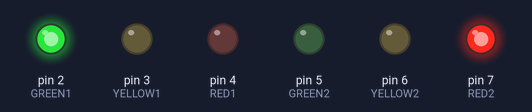
Bench run of a sketch on a simulated Arduino Uno, built with avr-gcc and run on an emulated ATmega328P. On the bench: output pins drawn as LEDs (lit = HIGH).

Above: at 5.0 s.
At 10.5 s:
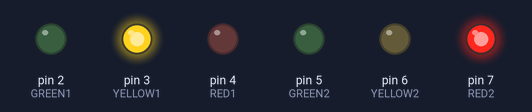
At 15.0 s:
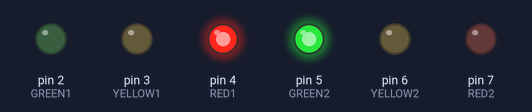
At 19.5 s:
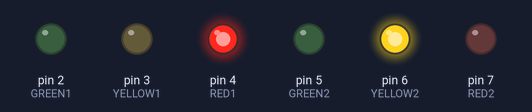
Timing chart, 0 to 26.0 s (numbered marks = the images above):
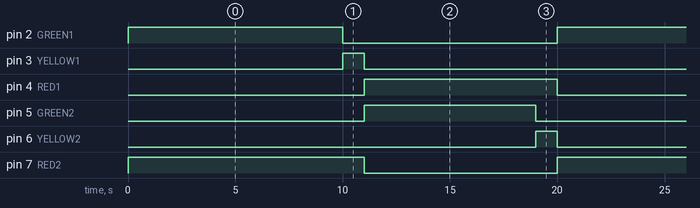

The sketch:

PROG_5.ino
```cpp
//PROGRAM 5
 //Student Number is 10860. Use N = 0 + 2

int GREEN1 = 2;
int YELLOW1 = 3;
int RED1 = 4;

int GREEN2 = 5;
int YELLOW2 = 6;
int RED2 = 7;

void setup() {
    for (int i=2; i<=7; i++){
      pinMode(i, OUTPUT);
    }

}
void loop(){
  digitalWrite(YELLOW2, LOW);
  digitalWrite(RED1, LOW);
  digitalWrite(GREEN1, HIGH);
  digitalWrite(RED2, HIGH);
  delay(10000);

  digitalWrite(GREEN1, LOW);
  digitalWrite(YELLOW1, HIGH);
  delay(1000);

  digitalWrite(RED1, HIGH);
  digitalWrite(RED2, LOW);
  digitalWrite(YELLOW1, LOW);
  digitalWrite(GREEN2, HIGH);
  delay(8000);

  digitalWrite(YELLOW2, HIGH);
  digitalWrite(GREEN2, LOW);
  delay(1000);
}
```

Measured:
- by itself, pin 2 (GREEN1): alternates HIGH for 10.0 s and LOW for 10.0 s
- by itself, pin 3 (YELLOW1), pin 6 (YELLOW2): alternates HIGH for 1.0 s and LOW for 19.0 s
- by itself, pin 4 (RED1): alternates HIGH for 9.0 s and LOW for 11.0 s
- by itself, pin 5 (GREEN2): alternates HIGH for 8.0 s and LOW for 12.0 s
- by itself, pin 7 (RED2): alternates HIGH for 11.0 s and LOW for 9.0 s
